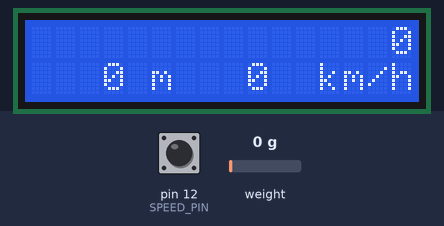
Bench run of a sketch on a simulated Arduino Uno, built with avr-gcc and run on an emulated ATmega328P. Shown: 16×2 character LCD. The inputs (shaded band) are chosen by the test bench; at power-on: weight on the scale 0 g, pin 12 (SPEED_PIN) HIGH. What the sketch prints to the serial monitor is not drawn.

Above: at 3.2 s.
3.3 s: weight on the scale set to 3750 g
At 4.4 s:
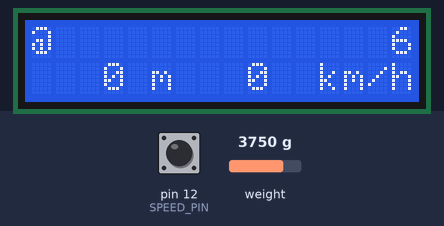
4.8 s: weight on the scale set to 1250 g
At 5.5 s:
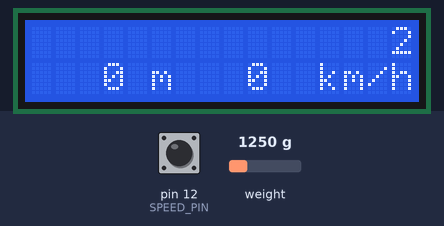
6.7 s: weight on the scale set to 4900 g
At 7.8 s:
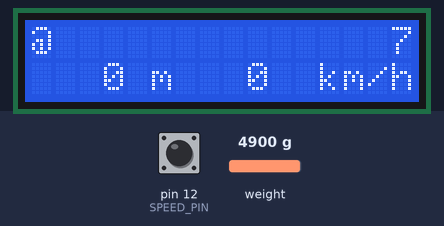
11.8 s: weight on the scale set to 100 g
At 12.8 s:
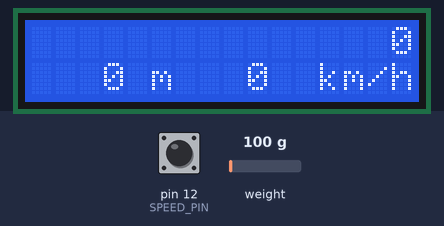
13.4 s: weight on the scale set to 3650 g
At 15.1 s:
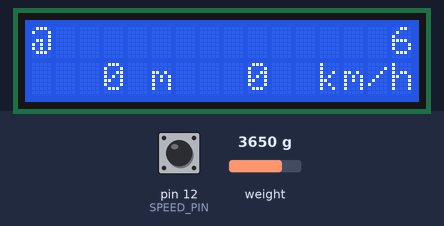
Timing chart, 0 to 16.2 s (numbered marks = the images above; inputs shaded):
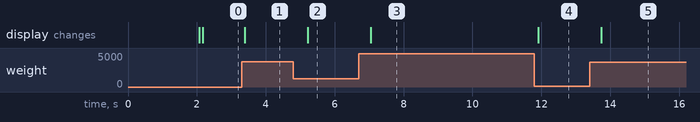

Measured:
- after the input at 3.3 s, the display: changes after 0.09 s (image 1)
- after the input at 4.8 s, the display: changes after 0.42 s (image 2)
- after the input at 6.7 s, the display: changes after 0.34 s (image 3)
- after the input at 11.8 s, the display: changes after 0.11 s (image 4)
- after the input at 13.4 s, the display: changes after 0.34 s (image 5)

The sketch:

skyScaleThing.ino
```cpp
/*
 *
 * Start towing ir Stop towing naudoti du atskirus mygtukus
 * Auto retrieve veikia iki paklaidos (pvz -100m +- dar paklaida nuo isvynioto ilgio) nuo likusio sniuro iki prdzios...
 * Po to retrievui naudoti manual buttona, kol paspaustas vyniojimas veikia, atleistas - vyniojimas stabdomas
 * - retrievui - inputai skirtingi (auto/manual), outputas i rele - tas pats
 *
1. svarstykles  (CLK/DT) - 2, 3  pin, 3=>17/ spalvos: apkorovos celes iejimas: zalias-A+, baltas-A-, juodas-E-, raudonas-E+/ Raudonas, juodas, baltas, zalias
2. sistemos startui/calibravimui 4 pin
3. speedometrui - 5 pin, startas uzduodamas  gavus pirma signala, pradedamas skaiciuoti greitis ir sniuro issyvyniojimo atstumas
4. traukos relei 4 IN is mygtuko +/- bus 6/7 pin  - dedati pvz i scetch'a pasijungus ant reles ir isitikinti kad veikia, esanst paspaudimui i cosole printinti rezultata
5. traukos relei OUT is arduino IN i rele +/- bus 8/9 pin  - dedati pvz i scetch'a pasijungus ant reles ir isitikinti kad veikia, esanst paspaudimui i cosole printinti rezultata
6. sniuro vyniojimui mygtukas IN i arduino bus 11 pin
7. sniuro vyniojimui OUT is qruino IN i rele 10 pin
8. sniuro vyniojimo priverstinis sustabdymas - mygtukas 12 pin // bus pajungtas veliau
9. sistemos restartui mygtukas - arduino reset
10. bugno sukimosi INPUT PIN 12 is gerkono nuo skriemulio
* 11. bugno sukimuisi INPUT - o OUTPUT buzzer/sviesdiodis , LED output pin 13 (situos du galima pajungti ne prie qrduino o tiesiog atskirai)
*** Paspaudus stop, traukos nuemimas prasideda iki minimumo,  kol cele rodo <= 0 arba kol gaunamas signalas is variklio kad jis krastineje padetyje
*** bus du galiniai input mygtukai ant traukos variklio, reikia rezervuoti inputus i arduino, kad nebeleisti didinti/mazinti traukos,
*** TODO: nedaleisti programiskai kad vienu metu trauka butu ir didinama ir mazinama
rezultato pvz:
Trauka: 21.1 kg, virves greitis: 10 km/h, isivyniojo: +243 m, (liko: 1350 m), Trauka: (neutrali/didina/mazina), Virves vyniojimas: neutralus/Ijungtas ()
 */

#include "HX711.h"
#include <LiquidCrystal.h>


#define DOUT  3 //17 //3 = > 17
#define CLK  2
#define SPEED_PIN  12 //16 //15 // 5 => 15 sfor sparkfun

#define longPressTimes 15
#define minimalDelayForSpeedReel 2000

#define weightDelimiter 0.453592

#define weight 1.312345

#define PI 3.1415926535897932384626433832795

#define printOutDelay 500

#define tractionWorkingTime 50 // 100
#define timeForTractionOff 500 // 300

#define autoRetrievePressTime 5000

HX711 scale(DOUT, CLK);

// initialize the library with the numbers of the interface pins
LiquidCrystal lcd(8, 9, 4, 5, 6, 7);

float calibration_factor = -7050; //-7050 worked for my 440lb max scale setup

double rollDiameterCm = 8.75796;
double maxWireLength = 1500;

boolean startBtnState = LOW;
long startBtnStateChangeTime = 0;
boolean previousStartBtnState = LOW;

int towingSymbol = 0;

boolean speedBtnState = LOW;
boolean previousSpeedBtnState = HIGH;

boolean speedSignalStarted = false;

int towingOn = 0;
unsigned long towingStartTime;
long statePrintOutTime = 0;

long distanceStartTime = 0;
unsigned long reelSpinLastTime = 0;
long reelRotationCount = 0;

double wireSpeed = 0;
double wireLength = 0;

double lastTraction = 0;

void setup() {
  pinMode(SPEED_PIN, INPUT);
  digitalWrite(SPEED_PIN, HIGH);

  Serial.begin(115200); // 9600 => 115200 for soarkfun

  // set up the LCD's number of colum5ns and rows:
  lcd.begin(16, 2);
  // Print a message to the LCD.
  lcd.setCursor(0,1);
  lcd.print(" SkyScale v1.2.1");
  lcd.setCursor(2,0);
  lcd.print("Waiting start!");

  startBtnStateChangeTime = millis();

  // scale with HX711 calibration on each start, which makes scale to ZERO possition
  resetScale();
}

void loop() {

  towingOn = 1;
  readSpeed(); // maybe it's better to read wire speed and state always, not according to towing is On/Off...

  if ((millis() - statePrintOutTime) > printOutDelay) {
    if (statePrintOutTime == 0)
    {
      lcd.setCursor(0,1);
      lcd.print ("               ");
      lcd.setCursor(12,1);
      lcd.print ("km/h");
    }
    readScale();

    if (towingOn == 1) {
      printSpeed();
    }
    statePrintOutTime = millis();
    Serial.println();
  }
//  delay(500); // this will be removed when getting quite enough accuracy and button state management in code
}

void readSpeed()
{
  unsigned long currentReelSignalTime = millis();
  unsigned long timeHasPassedAfterLastSignal = currentReelSignalTime - reelSpinLastTime;

  speedBtnState = digitalRead(SPEED_PIN);

    if (speedBtnState == LOW && previousSpeedBtnState == HIGH) {
        speedSignalStarted = true;
    }
                                           // sketchas kuris dirba su Hall'o sensoriumi.
    if (speedSignalStarted && previousSpeedBtnState == LOW) {
      speedSignalStarted = false;

      double ropeCirmcumferenceCm = (rollDiameterCm * PI); // 2 * PI * R = PI * D
      wireLength = wireLength + ropeCirmcumferenceCm;

      if (timeHasPassedAfterLastSignal > 0) {
                                          // SPEED Km/h = m * 1000 / min * 60  = cm * 100 * 1000 / s * 60 * 60 = cm * 100 * 1000 / ms * 1000 * 60 * 60 = cm * 100000 / ms * 3600 * 1000 = cm * 10 / ms * 3600
        double ropeSpeed = (ropeCirmcumferenceCm * 1000) / (timeHasPassedAfterLastSignal * 36);

        wireSpeed = ropeSpeed;

        reelSpinLastTime = currentReelSignalTime;
        Serial.print("Praejo: ");
        Serial.print(timeHasPassedAfterLastSignal);
        Serial.print(" ms, issisuko:");
        Serial.print(ropeCirmcumferenceCm);
        Serial.print("cm, greitis: ");
        Serial.print(wireSpeed);
        Serial.println();
      }

    }
  else if (timeHasPassedAfterLastSignal > minimalDelayForSpeedReel) {
     wireSpeed = 0;
     previousSpeedBtnState = HIGH;
  }

  if (speedBtnState != previousSpeedBtnState) {
    previousSpeedBtnState = speedBtnState;
  }
}

void printSpeed()
{
  Serial.print(", virves greitis: ");
  Serial.print((long)wireSpeed);

  lcd.setCursor(0,1);
  lcd.print ("     ");

  lcd.setCursor(9,1);
  lcd.print ("   ");
  lcd.setCursor(9,1);
  lcd.print ((long)wireSpeed);

  Serial.print(" km/h, isivyniojo: ");

  if (wireLength > 0.0) {
    Serial.print("+");
  } else {
    Serial.print("-");
  }
  Serial.print((long)(wireLength / 100));

  if ((wireLength / 100) < 10) {
    lcd.setCursor(3,1);
  } else if ((wireLength / 100) < 100) {
    lcd.setCursor(2,1);
  } else if ((wireLength / 100) < 1000) {
    lcd.setCursor(1,1);
  } else {
    lcd.setCursor(0,1);
  }
  lcd.print ((long)(wireLength / 100));
  lcd.print (" m");

  Serial.print("m, (liko: ");
  Serial.print((long)(maxWireLength - wireLength / 100));
  Serial.print(" m)");
}

void printTime()
{
  long towingTime = millis() - towingStartTime;

  long sekundes = towingTime / printOutDelay;
  if (sekundes < 60) {
    Serial.print(sekundes);
    Serial.print(" s");
  } else if (sekundes > 60 && sekundes < 3600) {
    long minutes = sekundes / 60;
    Serial.print(minutes);
    Serial.print(" min ");
    Serial.print(sekundes - minutes * 60);
    Serial.print(" s");
  }
}

void resetScale()
{
  Serial.println("Remove all weight from scale");
  scale.set_scale();
  scale.tare();  //Reset the scale to 0

  long zero_factor = scale.read_average(); //Get a baseline reading
  Serial.print("Zero factor: "); //This can be used to remove the need to tare the scale. Useful in permanent scale projects.
  Serial.println(zero_factor);
}

void readScale()
{
  scale.set_scale(calibration_factor); //Adjust to this calibration factor

  Serial.print("Laikas nuo starto: ");
  printTime();
  double traction = 1.15 * weight * scale.get_units(); // daugiklis prinktas be virsutinio kasetės ritinuko, virvė eina tiesiai per vamzdžio centrą.

  if (traction < 0) {
    Serial.print(", Neigiama:");
    Serial.println(traction);
    traction = lastTraction;
  } else {
    lastTraction = traction;
  }
  long tracForce = (long)traction;

  lcd.setCursor(0,0);
  lcd.print ("             ");
  lcd.setCursor(0,0);
  long analogTrac = round(traction/10);
  long phase = 0;
  while (phase < analogTrac && analogTrac > 0)
  {
    lcd.print ("@");
    phase = phase + 1;
  }

  Serial.print(", Trauka long: ");
  Serial.print(tracForce);

  Serial.print(", Trauka: ");
  Serial.print(traction, weightDelimiter); // used default lbs to kg fraction (0.453592), later we need to calculate it more acuratly to the phisical error we want to have for accuracy/precision
  Serial.print("(");
  Serial.print(traction);
  Serial.print(")");

  lcd.setCursor(13,0);
  lcd.print ("   ");

  if (traction < 10) {
    lcd.setCursor(15,0);
  } else if (traction < 100) {
    lcd.setCursor(14,0);
  } else {
    lcd.setCursor(13,0);
  }

  lcd.print (traction, weightDelimiter);

  Serial.print(" kg"); //Change this to kg and re-adjust the calibration factor if you follow SI units like a sane person
  Serial.println();
}
```
